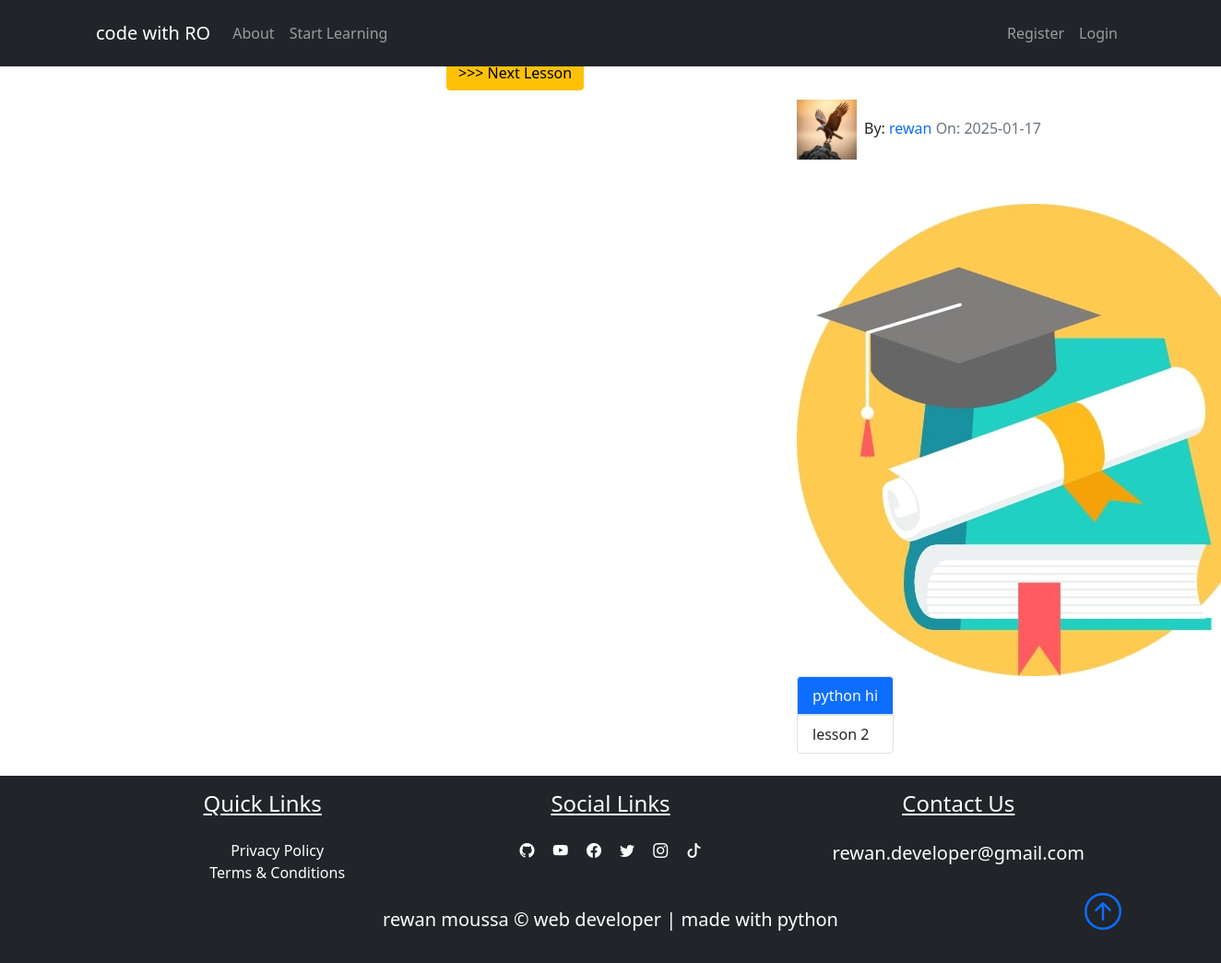
The app's page /python/ytrgfeds with its own data.
### pythonic.py (models this page shows, shortened)
class User(db.Model, UserMixin):
    id = db.Column(db.Integer, primary_key=True)
    fname = db.Column(db.String(25), nullable=False)
    lname = db.Column(db.String(25), nullable=False)
    username = db.Column(db.String(25), unique=True, nullable=False)
    email = db.Column(db.String(125), unique=True, nullable=False)
    image_file = db.Column(db.String(20), nullable=False, default="default.png")
    bio = db.Column(db.Text, nullable=True)
    password = db.Column(db.String(60), nullable=False)
    lessons = db.relationship("Lesson", backref="author", lazy=True)

class Lesson(db.Model):
    id = db.Column(db.Integer, primary_key=True)
    title = db.Column(db.String(100), nullable=False)
    date_posted = db.Column(db.DateTime, nullable=False, default=datetime.utcnow)
    content = db.Column(db.Text, nullable=False)
    thumbnail = db.Column(
        db.String(20), nullable=False, default="default_thumbnail.jpg"
    )
    slug = db.Column(db.String(32), nullable=False)
    user_id = db.Column(db.Integer, db.ForeignKey("user.id"), nullable=False)
    course_id = db.Column(db.Integer, db.ForeignKey("course.id"), nullable=False)

class Course(db.Model):
    id = db.Column(db.Integer, primary_key=True)
    title = db.Column(db.String(50), unique=True, nullable=False)
    description = db.Column(db.String(150), nullable=False)
    icon = db.Column(db.String(20), nullable=False, default="default_icon.jpg")
    lessons = db.relationship("Lesson", backref="course_name", lazy=True)

### pythonic.py (the view)
@app.route("/<string:course>/<string:lesson_slug>")
def lesson(lesson_slug, course):
    lesson = Lesson.query.filter_by(slug=lesson_slug).first()
    if lesson:
        previous_lesson, next_lesson = get_previous_next_lesson(lesson)
    lesson_id = lesson.id if lesson else None
    lesson = Lesson.query.get_or_404(lesson_id)
    return render_template(
        "lesson.html",
        title=lesson.title,
        lesson=lesson,
        previous_lesson=previous_lesson,
        next_lesson=next_lesson,
    )

### pythonic.py (called while the page is built)
def get_previous_next_lesson(lesson):
    course = lesson.course_name
    for lsn in course.lessons:
        if lsn.title == lesson.title:
            index = course.lessons.index(lsn)
            previous_lesson = course.lessons[index - 1] if index > 0 else None
            next_lesson = (
                course.lessons[index + 1] if index < len(course.lessons) - 1 else None
            )
            break
    return previous_lesson, next_lesson

### templates/lesson.html (shortened to what this page needs)
{% extends "layout.html"%}
{% block content %}
<div class="container">
    <div class="row">
        <div class="col-lg-8 col-md-12">
            <div class="row justify-content-md-center">
                <div class="col-4">
                </div>
                <div class="col-4">
                    {% if next_lesson %}
                    <a href="{{url_for('lesson', lesson_slug=next_lesson.slug, course=next_lesson.course_name.title)}}">
                        <button class="btn btn-warning" type="button" data-bs-toggle="tooltip" data-bs-placement="top"
                            title="{{next_lesson.title}}">
                            &gt&gt&gt Next Lesson
                        </button>
                    </a>
                    {% endif %}
                </div>
            </div>
        </div>
        <div class="col-4">
            <div class="my-5">
                <span><img class="article-img"
                        src="{{url_for('static',filename='user_pics/'+lesson.author.image_file)}}" alt="">By:
                    <a href="#" class="link">{{lesson.author.username}}</a>
                    <span class="text-muted">On: {{lesson.date_posted.strftime('%Y-%m-%d')}}</span>
                </span>
            </div>
            <img src="{{url_for('static', filename='course_icons/'+lesson.course_name.icon)}}" alt="">
            <br>
            <ul class="list-group" style="display:inline-block">
                {% for lsn in lesson.course_name.lessons %}
                {% if lsn.title == lesson.title %}
                <li class="list-group-item border active" aria-current="true">
                    <a class="link text-light"
                        href="{{url_for('lesson', lesson_slug=lsn.slug, course=lsn.course_name.title)}}">{{lsn.title}}</a>
                </li>
                {% else %}
                <li class="list-group-item border" aria-current="false">
                    <a class="link text-dark"
                        href="{{url_for('lesson', lesson_slug=lsn.slug, course=lsn.course_name.title)}}">{{lsn.title}}</a>
                </li>
                {% endif %}
                {% endfor %}
            </ul>
        </div>
    </div>
    <br>
</div>
{% endblock content%}

### static/main.css (style rules this page uses)
body::before { display: block; content: ''; height: 60px; }
.article-img { height: 65px; width: 65px; margin-right: 8px; }
.link { text-decoration: none; }

### records on screen
User: image_file (picture), author.username "rewan"
Lesson: date_posted "2025-01-17", title "python hi"
Course: icon (placeholder picture)
Lesson: title "lesson 2"
